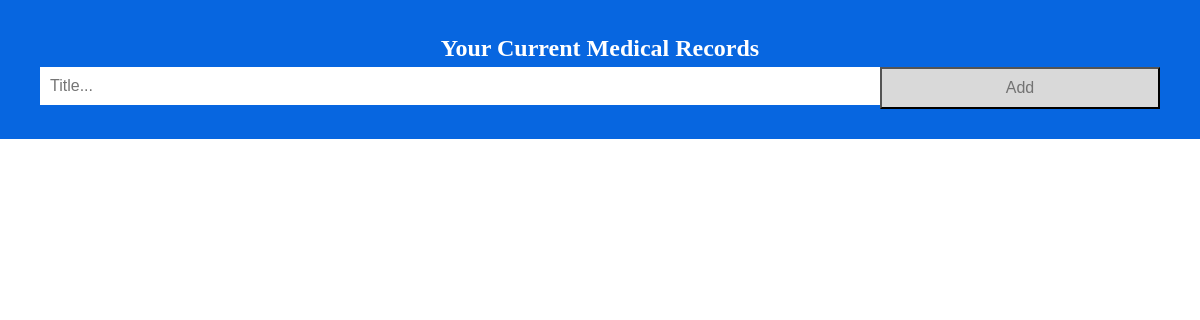
/, run on an earlier commit of the app's database.
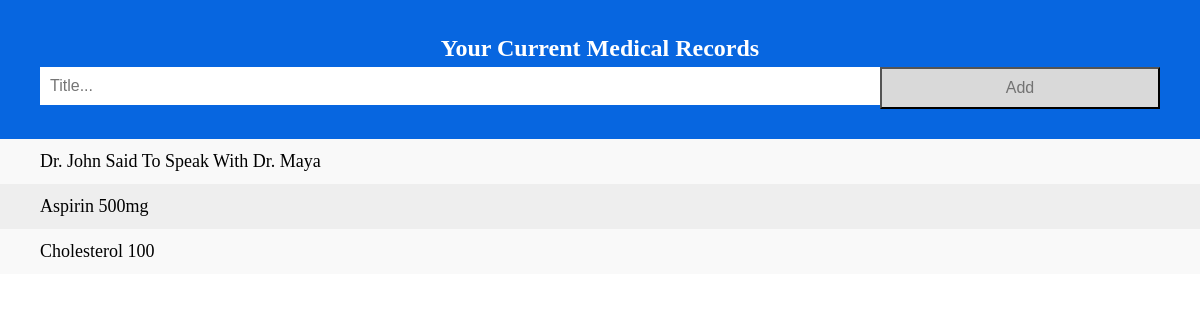
And on a later commit of the database.
### medicalrecords/models.py (models this page shows, shortened)
class Records(models.Model):
    title = models.CharField(max_length = 1000)

### medicalrecords/views.py (the view)
# urls.py: path('', views.index, name = 'index')
def index(request):
    record = Records.objects.all()
    if  request.method == 'POST':
        new_record = Records (
            title = request.POST['title']
        )
        new_record.save()
        return redirect('/')
    return render(request, 'index.html', {'records':record})

### templates/index.html (shortened to what this page needs)
<!DOCTYPE html>
<html>
<head>
</head>
<body>
<div id="myDIV" class="header">
  <h2 style="margin:5px">Your Current Medical Records</h2>
  <form action="" method="POST">
    <input type="text" name="title" id="myInput" placeholder="Title...">
    <button type="submit" class="addBtn">Add</button>
  </form>
</div>
<ul id="myUL">
  {% for record in records reversed %}
  <li>{{record.title | title}}</li>
  {% endfor %}
</ul>
</body>
</html>

What changed in the data, as far as the page shows it:
added Records: title "Dr. John Said To Speak With Dr. Maya"
added Records: title "Aspirin 500mg"
added Records: title "Cholesterol 100"
